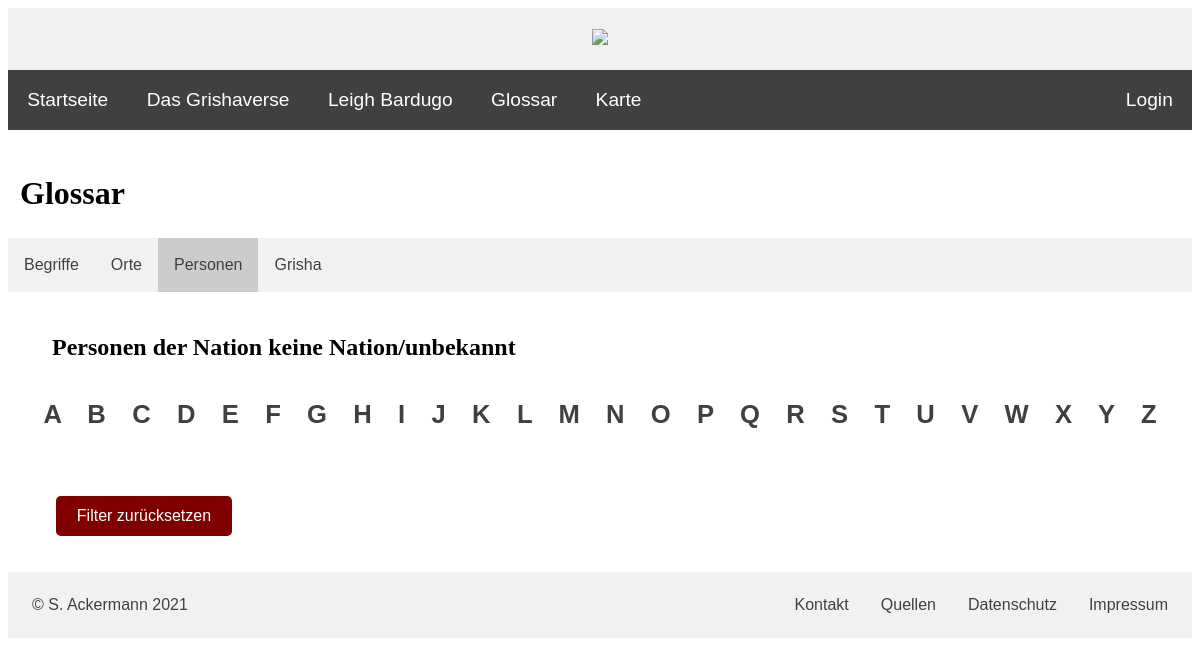
The app's page /PHP/glossary_personen_filternation.php?orte=8, older data.
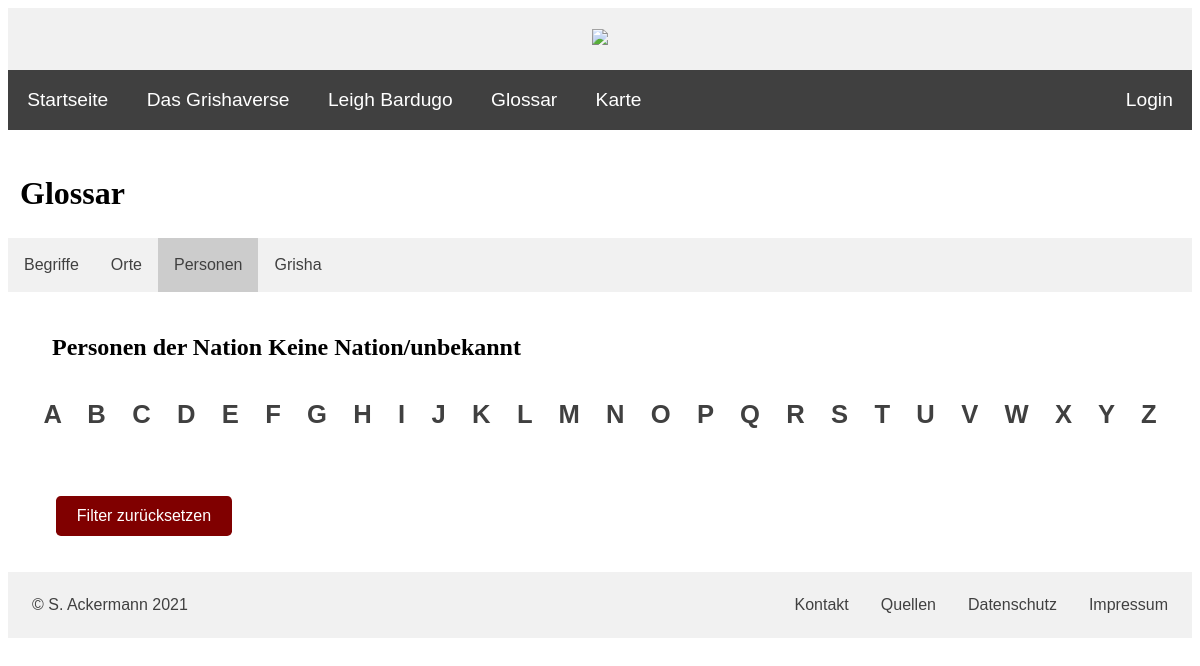
The same page, newer data.
### tables this page shows
CREATE TABLE `nationen` (
  `ID` int(10) NOT NULL,
  `name` text NOT NULL
);

### PHP/glossary_personen_filternation.php (the view, shortened to what this page needs)
<?php
include ("header.inc.php");
include ("navbar.inc.php");
?>
    <div>
        <h2>Glossar</h2>
    </div>
    <div class="glossary-nav">
        <ul>
            <li><a href="glossary_begriffe.php">Begriffe</a></li>
            <li><a href="glossary_orte.php">Orte</a></li>
            <li><a href="glossary_personen.php" class="active">Personen</a></li>
            <li><a href="glossary_grisha.php">Grisha</a></li>
        </ul>
    </div>
    <br>
    <?php
        require_once "config.inc.php";
        if (is_null($_REQUEST["orte"])) {
            $nationSuche = "";
        } else {
            $nationSuche = $_REQUEST["orte"];
        }
        $filt =  mysqli_query($conn, "SELECT * FROM nationen WHERE ID = '$nationSuche'");
        $f = $filt->fetch_assoc();
        echo "<div class='glossary-res'><h3>Personen der Nation " . $f['name'] . "</h3></div>";
            echo
            "<div class='letters-bg'>
                <strong>
                    <a class='link' href='#personen_letter-A'>A</a> <a class='link' href='#personen_letter-B'>B</a> <a class='link' href='#personen_letter-C'>C</a>
                    <a class='link' href='#personen_letter-D'>D</a> <a class='link' href='#personen_letter-E'>E</a> <a class='link' href='#personen_letter-F'>F</a>
                    <a class='link' href='#personen_letter-G'>G</a> <a class='link' href='#personen_letter-H'>H</a> <a class='link' href='#personen_letter-I'>I</a>
                    <a class='link' href='#personen_letter-J'>J</a> <a class='link' href='#personen_letter-K'>K</a> <a class='link' href='#personen_letter-L'>L</a>
                    <a class='link' href='#personen_letter-M'>M</a> <a class='link' href='#personen_letter-N'>N</a> <a class='link' href='#personen_letter-O'>O</a>
                    <a class='link' href='#personen_letter-P'>P</a> <a class='link' href='#personen_letter-Q'>Q</a> <a class='link' href='#personen_letter-R'>R</a>
                    <a class='link' href='#personen_letter-S'>S</a> <a class='link' href='#personen_letter-T'>T</a> <a class='link' href='#personen_letter-U'>U</a>
                    <a class='link' href='#personen_letter-V'>V</a> <a class='link' href='#personen_letter-W'>W</a> <a class='link' href='#personen_letter-X'>X</a>
                    <a class='link' href='#personen_letter-Y'>Y</a> <a class='link' href='#personen_letter-Z'>Z</a>
                </strong>
            </div>
            <br>";
    ?>
    <br>
    <div class='glossary-res'>
        <form method='post' action='glossary_personen.php'>
            <input id='submit-button' type='submit' value='Filter zurücksetzen'/>
        </form>
    </div>
<?php include ("footer.inc.php"); ?>

Row changes from the older to the newer data that the page shows:
changed nationen: name "keine Nation/unbekannt" → "Keine Nation/unbekannt"
